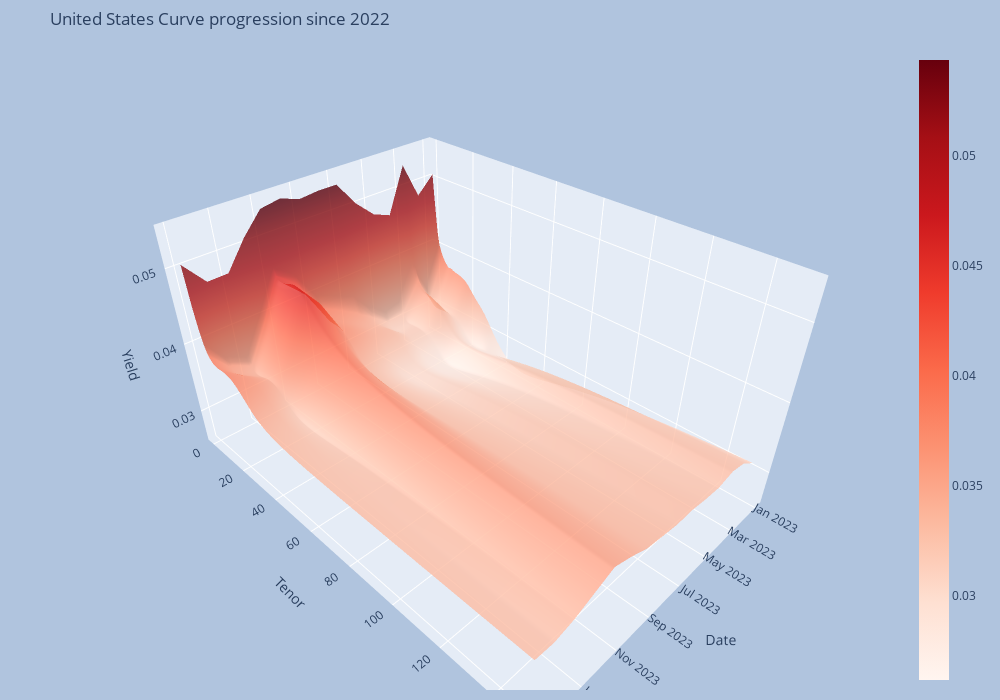

The notebook cell this image was saved under:
### Code cell
plotCurvesOverTime(countriesDict,"United States", "Reds")

### Figure 1 — Plotly figure (JSON) as saved in the notebook; plotly's stock layout.template omitted (floating-point values rounded to 4 significant figures; data arrays with more than 128 entries replaced by an {"elided": "..."} marker saying what was removed)
{"data": [{"colorscale": [[0, "rgb(255,245,240)"], [0.125, "rgb(254,224,210)"], [0.25, "rgb(252,187,161)"], [0.375, "rgb(252,146,114)"], [0.5, "rgb(251,106,74)"], [0.625, "rgb(239,59,44)"], [0.75, "rgb(203,24,29)"], [0.875, "rgb(165,15,21)"], [1, "rgb(103,0,13)"]], "opacity": 0.8, "type": "surface", "x": ["2022-12-31", "2023-01-31", "2023-02-28", "2023-03-31", "2023-04-30", "2023-05-31", "2023-06-30", "2023-07-31", "2023-08-31", "2023-09-30", "2023-10-31", "2023-11-30", "2023-12-31", "2024-01-31", "2024-02-29"], "y": {"elided": "150 int values"}, "z": {"elided": "150x15 float values"}}], "layout": {"autosize": false, "height": 700, "margin": {"b": 10, "l": 50, "r": 20, "t": 50}, "paper_bgcolor": "LightSteelBlue", "scene": {"aspectratio": {"x": 1, "y": 1.4, "z": 0.75}, "xaxis": {"title": {"text": "Date"}}, "yaxis": {"title": {"text": "Tenor"}}, "zaxis": {"title": {"text": "Yield"}}}, "title": {"text": "United States Curve progression since 2022"}, "width": 1000}}
